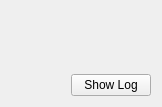
<?xml version="1.0" encoding="UTF-8"?>
<ui version="4.0">
 <class>LogViewer::CSystemLogViewer</class>
 <widget class="QWidget" name="LogViewer::CSystemLogViewer">
  <property name="geometry">
   <rect>
    <x>0</x>
    <y>0</y>
    <width>162</width>
    <height>107</height>
   </rect>
  </property>
  <property name="windowTitle">
   <string>Form</string>
  </property>
  <layout class="QGridLayout" name="gridLayout">
   <item row="0" column="0">
    <layout class="QVBoxLayout" name="verticalLayout">
     <item>
      <widget class="MainMenu::CScrollTable" name="widget" native="true"/>
     </item>
     <item>
      <spacer name="verticalSpacer">
       <property name="orientation">
        <enum>Qt::Vertical</enum>
       </property>
       <property name="sizeHint" stdset="0">
        <size>
         <width>20</width>
         <height>13</height>
        </size>
       </property>
      </spacer>
     </item>
     <item>
      <layout class="QHBoxLayout" name="horizontalLayout">
       <item>
        <spacer name="horizontalSpacer">
         <property name="orientation">
          <enum>Qt::Horizontal</enum>
         </property>
         <property name="sizeHint" stdset="0">
          <size>
           <width>13</width>
           <height>20</height>
          </size>
         </property>
        </spacer>
       </item>
       <item>
        <widget class="QPushButton" name="showLogBtn">
         <property name="text">
          <string>Show Log</string>
         </property>
        </widget>
       </item>
      </layout>
     </item>
    </layout>
   </item>
  </layout>
 </widget>
 <customwidgets>
  <customwidget>
   <class>MainMenu::CScrollTable</class>
   <extends>QWidget</extends>
   <header>MainMenu/Include/ScrollTable.h</header>
   <container>1</container>
  </customwidget>
 </customwidgets>
 <resources/>
 <connections/>
</ui>
